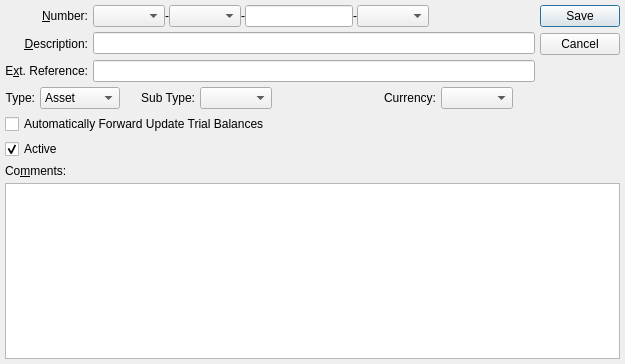
<?xml version="1.0" encoding="UTF-8"?>
<ui version="4.0">
 <comment>This file is part of the xTuple ERP: PostBooks Edition, a free and
open source Enterprise Resource Planning software suite,
Copyright (c) 1999-2019 by OpenMFG LLC, d/b/a xTuple.
It is licensed to you under the Common Public Attribution License
version 1.0, the full text of which (including xTuple-specific Exhibits)
is available at www.xtuple.com/CPAL.  By using this software, you agree
to be bound by its terms.</comment>
 <class>accountNumber</class>
 <widget class="QDialog" name="accountNumber">
  <property name="geometry">
   <rect>
    <x>0</x>
    <y>0</y>
    <width>625</width>
    <height>364</height>
   </rect>
  </property>
  <property name="windowTitle">
   <string>Ledger Account Number</string>
  </property>
  <layout class="QGridLayout" name="gridLayout">
   <item row="0" column="0">
    <widget class="QLabel" name="_numberLit">
     <property name="text">
      <string>&amp;Number:</string>
     </property>
     <property name="alignment">
      <set>Qt::AlignRight|Qt::AlignTrailing|Qt::AlignVCenter</set>
     </property>
     <property name="buddy">
      <cstring>_number</cstring>
     </property>
    </widget>
   </item>
   <item row="0" column="1">
    <layout class="QHBoxLayout">
     <property name="spacing">
      <number>0</number>
     </property>
     <item>
      <layout class="QHBoxLayout">
       <property name="spacing">
        <number>0</number>
       </property>
       <item>
        <widget class="XComboBox" name="_company">
         <property name="type">
          <enum>XComboBox::Companies</enum>
         </property>
        </widget>
       </item>
       <item>
        <widget class="QLabel" name="_sep1Lit">
         <property name="sizePolicy">
          <sizepolicy hsizetype="Minimum" vsizetype="Fixed">
           <horstretch>0</horstretch>
           <verstretch>0</verstretch>
          </sizepolicy>
         </property>
         <property name="text">
          <string>-</string>
         </property>
         <property name="alignment">
          <set>Qt::AlignCenter</set>
         </property>
        </widget>
       </item>
       <item>
        <widget class="XComboBox" name="_profit">
         <property name="type">
          <enum>XComboBox::ProfitCenters</enum>
         </property>
        </widget>
       </item>
       <item>
        <widget class="QLabel" name="_sep2Lit">
         <property name="sizePolicy">
          <sizepolicy hsizetype="Minimum" vsizetype="Fixed">
           <horstretch>0</horstretch>
           <verstretch>0</verstretch>
          </sizepolicy>
         </property>
         <property name="text">
          <string>-</string>
         </property>
         <property name="alignment">
          <set>Qt::AlignCenter</set>
         </property>
        </widget>
       </item>
       <item>
        <widget class="XLineEdit" name="_number"/>
       </item>
       <item>
        <widget class="QLabel" name="_sep3Lit">
         <property name="sizePolicy">
          <sizepolicy hsizetype="Minimum" vsizetype="Fixed">
           <horstretch>0</horstretch>
           <verstretch>0</verstretch>
          </sizepolicy>
         </property>
         <property name="text">
          <string>-</string>
         </property>
         <property name="alignment">
          <set>Qt::AlignCenter</set>
         </property>
        </widget>
       </item>
       <item>
        <widget class="XComboBox" name="_sub">
         <property name="type">
          <enum>XComboBox::Subaccounts</enum>
         </property>
        </widget>
       </item>
      </layout>
     </item>
     <item>
      <spacer>
       <property name="orientation">
        <enum>Qt::Horizontal</enum>
       </property>
       <property name="sizeType">
        <enum>QSizePolicy::Expanding</enum>
       </property>
       <property name="sizeHint" stdset="0">
        <size>
         <width>25</width>
         <height>16</height>
        </size>
       </property>
      </spacer>
     </item>
    </layout>
   </item>
   <item row="0" column="2" rowspan="2">
    <widget class="QDialogButtonBox" name="_buttonBox">
     <property name="orientation">
      <enum>Qt::Vertical</enum>
     </property>
     <property name="standardButtons">
      <set>QDialogButtonBox::Cancel|QDialogButtonBox::Save</set>
     </property>
    </widget>
   </item>
   <item row="1" column="0">
    <widget class="QLabel" name="_descriptionLit">
     <property name="text">
      <string>&amp;Description:</string>
     </property>
     <property name="alignment">
      <set>Qt::AlignRight|Qt::AlignTrailing|Qt::AlignVCenter</set>
     </property>
     <property name="buddy">
      <cstring>_description</cstring>
     </property>
    </widget>
   </item>
   <item row="1" column="1">
    <widget class="XLineEdit" name="_description"/>
   </item>
   <item row="2" column="0">
    <widget class="QLabel" name="_extReferenceLit">
     <property name="text">
      <string>E&amp;xt. Reference:</string>
     </property>
     <property name="alignment">
      <set>Qt::AlignRight|Qt::AlignTrailing|Qt::AlignVCenter</set>
     </property>
     <property name="buddy">
      <cstring>_extReference</cstring>
     </property>
    </widget>
   </item>
   <item row="2" column="1">
    <widget class="XLineEdit" name="_extReference"/>
   </item>
   <item row="3" column="0" colspan="3">
    <layout class="QHBoxLayout">
     <property name="spacing">
      <number>5</number>
     </property>
     <item>
      <layout class="QHBoxLayout">
       <property name="spacing">
        <number>5</number>
       </property>
       <item>
        <widget class="QLabel" name="_typeLit">
         <property name="text">
          <string>Type:</string>
         </property>
         <property name="alignment">
          <set>Qt::AlignRight|Qt::AlignTrailing|Qt::AlignVCenter</set>
         </property>
        </widget>
       </item>
       <item>
        <widget class="XComboBox" name="_type">
         <item>
          <property name="text">
           <string>Asset</string>
          </property>
         </item>
         <item>
          <property name="text">
           <string>Liability</string>
          </property>
         </item>
         <item>
          <property name="text">
           <string>Expense</string>
          </property>
         </item>
         <item>
          <property name="text">
           <string>Revenue</string>
          </property>
         </item>
         <item>
          <property name="text">
           <string>Equity</string>
          </property>
         </item>
        </widget>
       </item>
      </layout>
     </item>
     <item>
      <spacer>
       <property name="orientation">
        <enum>Qt::Horizontal</enum>
       </property>
       <property name="sizeType">
        <enum>QSizePolicy::Minimum</enum>
       </property>
       <property name="sizeHint" stdset="0">
        <size>
         <width>16</width>
         <height>20</height>
        </size>
       </property>
      </spacer>
     </item>
     <item>
      <layout class="QHBoxLayout">
       <property name="spacing">
        <number>5</number>
       </property>
       <item>
        <widget class="QLabel" name="_subTypeLit">
         <property name="text">
          <string>Sub Type:</string>
         </property>
         <property name="alignment">
          <set>Qt::AlignRight|Qt::AlignTrailing|Qt::AlignVCenter</set>
         </property>
        </widget>
       </item>
       <item>
        <widget class="XComboBox" name="_subType"/>
       </item>
      </layout>
     </item>
     <item>
      <spacer>
       <property name="orientation">
        <enum>Qt::Horizontal</enum>
       </property>
       <property name="sizeType">
        <enum>QSizePolicy::Expanding</enum>
       </property>
       <property name="sizeHint" stdset="0">
        <size>
         <width>20</width>
         <height>20</height>
        </size>
       </property>
      </spacer>
     </item>
     <item>
      <layout class="QHBoxLayout">
       <property name="spacing">
        <number>5</number>
       </property>
       <item>
        <widget class="QLabel" name="_currencyLit">
         <property name="text">
          <string>Currency:</string>
         </property>
         <property name="alignment">
          <set>Qt::AlignRight|Qt::AlignTrailing|Qt::AlignVCenter</set>
         </property>
        </widget>
       </item>
       <item>
        <widget class="XComboBox" name="_currency">
         <property name="type">
          <enum>XComboBox::Currencies</enum>
         </property>
        </widget>
       </item>
      </layout>
     </item>
     <item>
      <spacer>
       <property name="orientation">
        <enum>Qt::Horizontal</enum>
       </property>
       <property name="sizeType">
        <enum>QSizePolicy::Expanding</enum>
       </property>
       <property name="sizeHint" stdset="0">
        <size>
         <width>40</width>
         <height>20</height>
        </size>
       </property>
      </spacer>
     </item>
    </layout>
   </item>
   <item row="4" column="0" colspan="2">
    <widget class="QCheckBox" name="_forwardUpdate">
     <property name="text">
      <string>Automatically Forward Update Trial Balances</string>
     </property>
    </widget>
   </item>
   <item row="6" column="0">
    <widget class="QLabel" name="_commentsLit">
     <property name="text">
      <string>Co&amp;mments:</string>
     </property>
     <property name="buddy">
      <cstring>_comments</cstring>
     </property>
    </widget>
   </item>
   <item row="7" column="0" colspan="3">
    <widget class="XTextEdit" name="_comments"/>
   </item>
   <item row="5" column="0" colspan="2">
    <widget class="QCheckBox" name="_active">
     <property name="text">
      <string>Active</string>
     </property>
     <property name="checked">
      <bool>true</bool>
     </property>
    </widget>
   </item>
  </layout>
 </widget>
 <layoutdefault spacing="5" margin="5"/>
 <customwidgets>
  <customwidget>
   <class>XComboBox</class>
   <extends>QComboBox</extends>
   <header>xcombobox.h</header>
  </customwidget>
  <customwidget>
   <class>XLineEdit</class>
   <extends>QLineEdit</extends>
   <header>xlineedit.h</header>
   <container>1</container>
  </customwidget>
  <customwidget>
   <class>XTextEdit</class>
   <extends>QTextEdit</extends>
   <header>xtextedit.h</header>
  </customwidget>
 </customwidgets>
 <tabstops>
  <tabstop>_company</tabstop>
  <tabstop>_profit</tabstop>
  <tabstop>_number</tabstop>
  <tabstop>_sub</tabstop>
  <tabstop>_description</tabstop>
  <tabstop>_extReference</tabstop>
  <tabstop>_type</tabstop>
  <tabstop>_subType</tabstop>
  <tabstop>_currency</tabstop>
  <tabstop>_forwardUpdate</tabstop>
  <tabstop>_active</tabstop>
  <tabstop>_comments</tabstop>
  <tabstop>_buttonBox</tabstop>
 </tabstops>
 <resources/>
 <connections/>
</ui>
